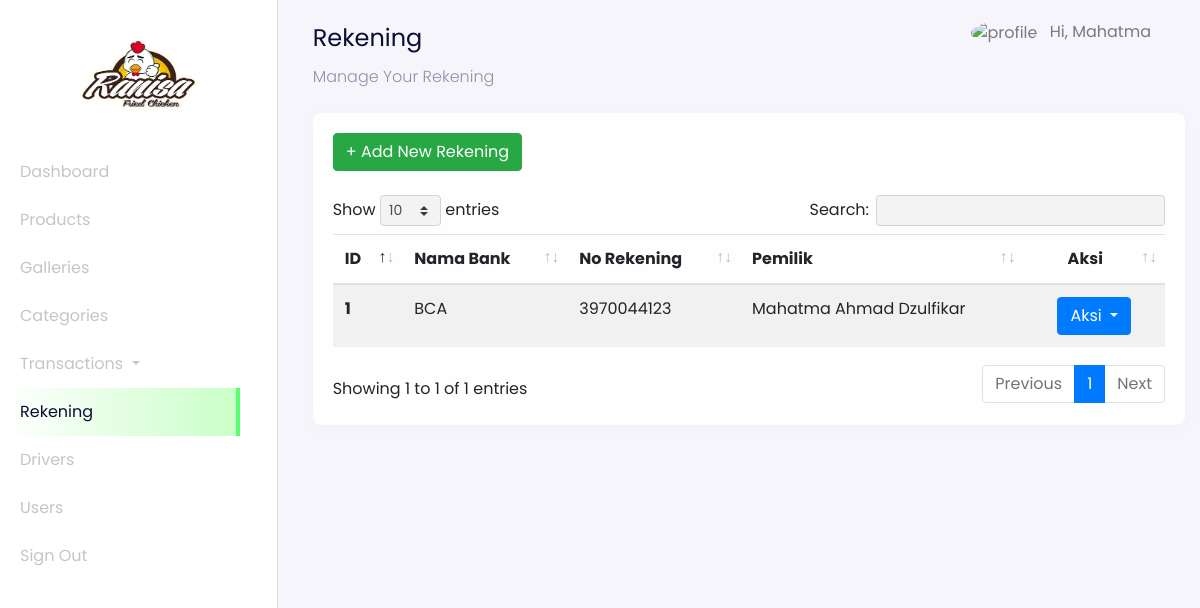
Screenshot of /admin?page=rekening (signed in) with the database file from the repository.
### tables this page shows
CREATE TABLE `users` (
  `id_user` int(11) NOT NULL,
  `name` varchar(255) NOT NULL,
  `email` varchar(255) NOT NULL,
  `password` varchar(255) NOT NULL,
  `address` text DEFAULT NULL,
  `phone_number` varchar(255) NOT NULL,
  `postal_code` varchar(191) NOT NULL,
  `roles` varchar(255) NOT NULL
);

CREATE TABLE `rekening_numbers` (
  `id_rekening` int(11) NOT NULL,
  `bank_name` varchar(255) NOT NULL,
  `number` varchar(255) NOT NULL,
  `rekening_name` varchar(255) NOT NULL
);

### config/config.php (called while the page is built, shortened)
<?php
$host = 'localhost';
$user = 'root';
$password = '';
$dbname = 'daging_online';
$conn = mysqli_connect($host, $user, $password, $dbname);
function query($query)
{
    global $conn;
    $result = mysqli_query($conn, $query);
    $rows = [];
    while ($row = mysqli_fetch_assoc($result)) {
        $rows[] = $row;
    }
    return $rows;
}

### admin/rekening/dashboard-rekening.php (the view, shortened to what this page needs)
<nav
  class="navbar navbar-expand-lg navbar-light navbar-store fixed-top"
  data-aos="fade-down"
>
  <div class="container-fluid">
    <div class="collpase navbar-collapse" id="navbarResponsive">
      <ul class="navbar-nav d-none d-lg-flex ml-auto">
        <li class="nav-item dropdown">
          <a
            href="#"
            class="nav-link"
            id="navbarDropdown"
            role="button"
            data-toggle="dropdown"
          >
          <img
              src="../assets/images/person-circle.svg"
              alt="profile"
              height="40px"
              class="rounded-circle mr-2 profile-picture"
            />
            <?php
              $id_user = $_SESSION['user'];
              $user = query("SELECT * FROM users WHERE id_user = $id_user")[0];
            ?>
            Hi, <?= $user["name"]; ?>
          </a>
        </li>
      </ul>
    </div>
  </div>
</nav>
<div class="section-content section-dashboard-home" data-aos="fade-up">
  <div class="container-fluid">
    <div class="dashboard-heading">
      <h2 class="dashboard-title">Rekening</h2>
      <p class="dashboard-subtitle">Manage Your Rekening</p>
    </div>
    <div class="dashboard-content">
      <div class="row mt-4">
        <div class="col-12">
          <div class="card">
            <div class="card-body">
              <div class="row mb-4">
                <div class="col-12">
                <a href="?page=rekening-create" class="btn btn-success">
                  + Add New Rekening
                </a>
                </div>
              </div>
              <div class="row">
                <div class="col-12">
                  <div class="table-responsive">
                    <table class="table table-striped table-hover" id="table">
                      <thead>
                        <tr>
                          <th scope="col">ID</th>
                          <th scope="col">Nama Bank</th>
                          <th scope="col">No Rekening</th>
                          <th scope="col">Pemilik</th>
                          <th scope="col" class="text-center">Aksi</th>
                        </tr>
                      </thead>
                      <tbody>
                        <?php
                          $no = 1;
                          $query = "SELECT * FROM rekening_numbers";
                          $rekenings = query($query);
                        ?>
                        <?php foreach ($rekenings as $rekening) : ?>
                          <tr>
                            <th scope="row"><?= $no; ?></th>
                            <td><?= $rekening["bank_name"]; ?></td>
                            <td><?= $rekening["number"]; ?></td>
                            <td><?= $rekening["rekening_name"]; ?></td>
                            <td style="width: 17%; text-align: center;">
                              <div class="dropdown">
                                <button class="btn btn-primary dropdown-toggle" type="button" id="dropdownMenuButton" data-toggle="dropdown" aria-haspopup="true" aria-expanded="false">
                                  Aksi
                                </button>
                              </div>
                            </td>
                          </tr>
                          <?php $no++ ?>
                        <?php endforeach;?>
                      </tbody>
                    </table>
                  </div>
                </div>
              </div>
            </div>
          </div>
        </div>
      </div>
    </div>
  </div>
</div>

### rows the page displays
users: name "Mahatma"
rekening_numbers: bank_name "BCA", number "3970044123", rekening_name "Mahatma Ahmad Dzulfikar"
